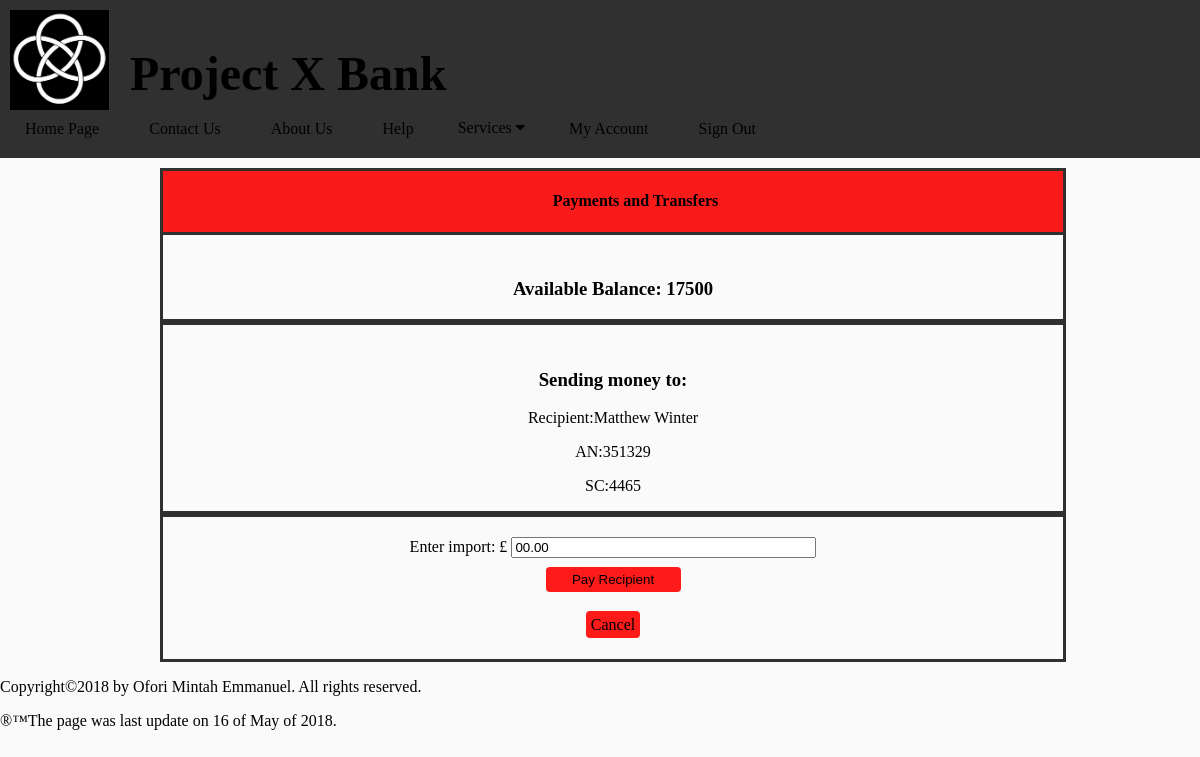
Page /MyProjectX/transfer_money.php?rcv=351329 (signed in) on the committed database.
### tables this page shows
CREATE TABLE `client` (
  `client_id` int(255) NOT NULL,
  `firstname` varchar(355) DEFAULT NULL,
  `surname` varchar(355) DEFAULT NULL,
  `d_o_b` date DEFAULT NULL,
  `sex` varchar(30) DEFAULT NULL,
  `p_a_n` varchar(50) DEFAULT NULL,
  `email` varchar(75) DEFAULT NULL,
  `phone_num` varchar(50) DEFAULT NULL,
  `address` varchar(255) DEFAULT NULL,
  `account_num` int(30) DEFAULT NULL,
  `sort_code` int(25) DEFAULT NULL,
  `pin` int(40) DEFAULT NULL,
  `username` varchar(355) DEFAULT NULL,
  `password` varchar(355) DEFAULT NULL
);

### MyProjectX/transfer_money.php (the view, shortened to what this page needs)
<?php
  include "header.php";
  include "client_navig_bar.php";
  $sql1 = "SELECT bank_balance FROM bookkeeping_c".$_SESSION['userId'];
  $receiver = "ciao";
  $query_1 = $link -> query($sql1);
  $row1 = $query_1 -> fetch_assoc();
  if($query_1 -> num_rows > 0){
    $bank_balance = $row1['bank_balance'];
  }
  if(!empty($_GET['rcv'])){
    $receiver = $_GET['rcv'];
  } else {
    session_destroy();
    header("location:index.php?Error=true");
  }
  $firstname_r = "coap";
  $sql0 = "SELECT * FROM client WHERE account_num ='$receiver'";
  $query_0 = $link -> query($sql0);
  if($query_0 -> num_rows > 0){
    while($row = mysqli_fetch_assoc($query_0)){
      $account_num_r = $row['account_num'];
      $sort_code_r = $row['sort_code'];
      $firstname_r = $row['firstname'];
      $surname_r = $row['surname'];
    }
  }
?>
<!DOCTYPE html>
<html>
<head>
  <link rel = "stylesheet" href = "./css/client_transfers_clicked.css">
</head>
<body>
  <div class = "receptacle-background">
    <form class = "tranfer_money" action = "check_transfer.php" method = "get">
      <div id = "title" class = "receptacle-init">
        <div id = 'title-init'class = "rec-init">
        <h4 id = "form_title">Payments and Transfers</h4>
        </div>
      </div>
      <div class = "receptacle-init">
        <div class = "rec-init">
          <h3>Available Balance: <?php echo $bank_balance ?></h3>
        </div>
      </div>
      <div class = "receptacle-init">
        <h3 id = "client.this-info">Sending money to:</h3>
        <div class = "rec-init">
          <p id = "client.this-info">Recipient:<?php echo $firstname_r." ".$surname_r ?></p>
          <p id = "client.this-info">AN:<?php echo $account_num_r; ?></p>
          <p id = "client.this-info">SC:<?php echo $sort_code_r; ?></p>
        </div>
      </div>
        <div id = "pay-back" class = "receptacle-init">
          <div class = "pay-back">
            <label id = "pi_label">Enter import: £ </label><input name = "import" size = "35" type = "" value = "00.00" required />
            <div id = "pay"class = "rec-init">
              <button id = "myBtn" type = "submit">Pay Recipient</button>
            </div>
            <div id = "pay" class = "rec-init">
              <a id = "myBtn1" href = "./client_index.php" class = "back-btn">Cancel</a>
            </div>
          </div>
        </div>
  </div>
  <footer>
    <div class ="Copyright">
	   	<p>Copyright&copy;2018 by Ofori Mintah Emmanuel. All rights reserved.</p>
	    <p>&reg;&#153;The page was last update on 16 of May of 2018.</p>
	  </div>
  </footer>
</body>
</html>

### MyProjectX/css/header_layout.css (style rules this page uses)
body { margin: 0; padding: 0; background-color: #FAFAFA; }

### MyProjectX/css/client_transfers_clicked.css (style rules this page uses)
.receptacle-init { border: 3px solid #303030; text-align: center; width: 75%; padding-top: 25px; margin-left: 160px; }
#title { margin-top: 10px; margin-bottom: -3px; padding-top: 0px; border: 3px solid #303030; background-color: #fa1a1a; }
#title-init { width: 75%; }
#pay-back { padding-top: 20px; padding-bottom: 20px; }
#title-init h4 { text-align: center; padding-left: 270px; }
#pay { padding-bottom: 5px; float: inherit; padding-top: 5px; margin-top: 4px; }
#myBtn, #myBtn1 { color: black; width: 15%; margin-top: : 10px; margin-bottom: 10px; background-color: #FF1A1A; color: black; border-radius: 4px; border: none; text-decoration: none; cursor: pointer; padding: 5px 5px; }

### rows in the picture
client: firstname "Matthew", surname "Winter", account_num "351329", sort_code "4465"

### other values in the picture
$bank_balance "17500"
